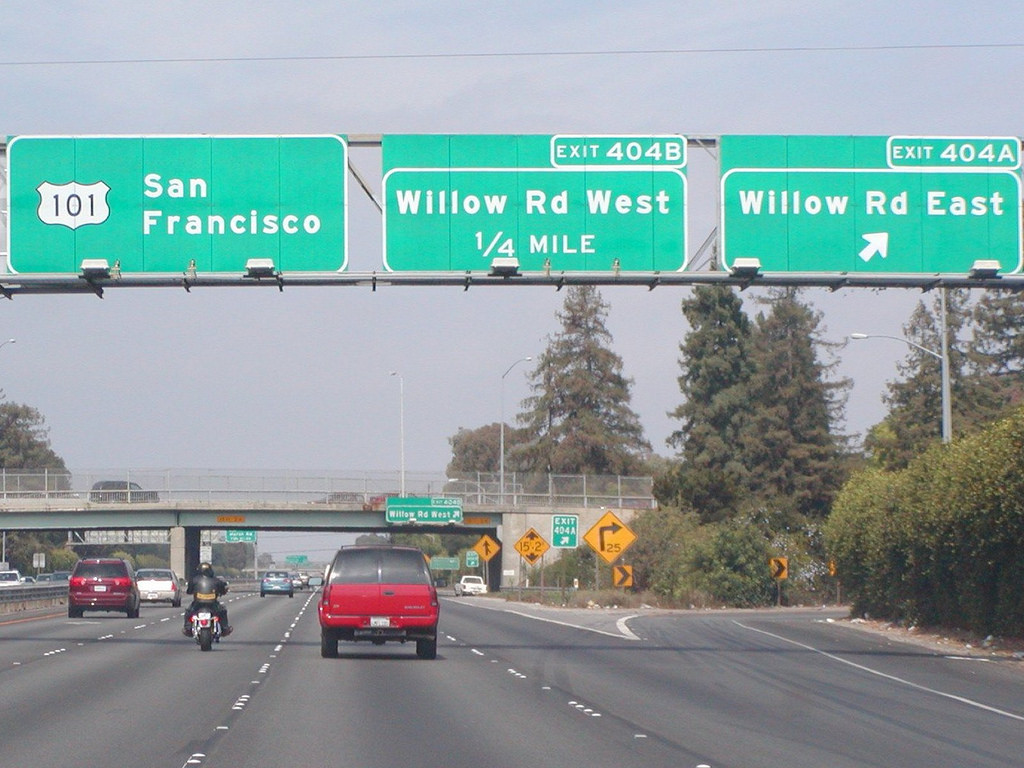
#> input picture Img_input2.jpg, 1024 x 768 px
$ jupyter execute --allow-errors 'Autonmous path recognition.ipynb'   (shell and % lines are left out)
#> lines starting #> are read from the running program, lines starting #| are printed output that depends on the picture; after the words box and inside, x2 and y2 are one past the last pixel; in counts of white or black regions, pixels touching at a corner belong together
[cell 1]
# Do all the relevant imports
import matplotlib.pyplot as plt
import matplotlib.image as mpimg
import numpy as np
import cv2

#reading in an image
image = mpimg.imread('Img_input2.jpg')
#> image is the input picture: shape (768, 1024, 3); mean R, G, B 137.5, 159.5, 159.3

#printing out some stats and plotting
print('This image is:', type(image), 'with dimensions:', image.shape)
#| This image is: <class 'numpy.ndarray'> with dimensions: (768, 1024, 3)
plt.imshow(image)
plt.show()

[cell 2]
# Read in the jpg image and convert to grayscale using CVT using 0,255 bytescale
image = mpimg.imread('Img_input2.jpg')
gray = cv2.cvtColor(image,cv2.COLOR_RGB2GRAY)
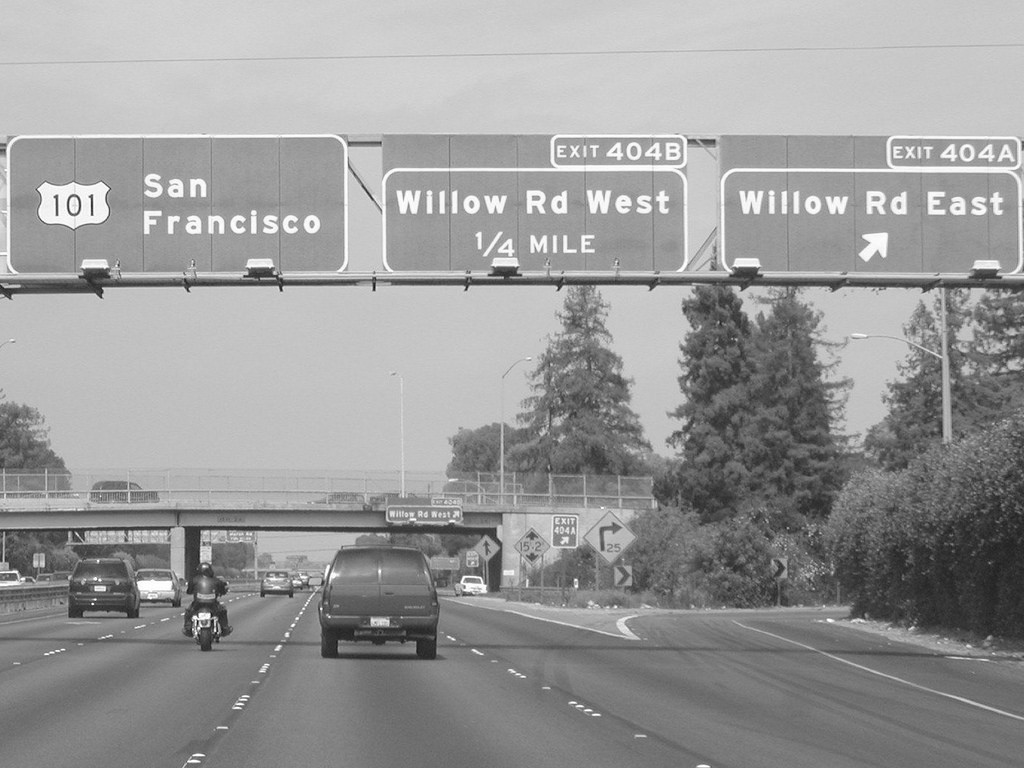
#> gray: shape (768, 1024); min 16, max 255, mean 152.9

# Define a kernel size for Gaussian smoothing / blurring with odd number 3,5,7,...
kernel_size = 5
blur_gray = cv2.GaussianBlur(gray,(kernel_size, kernel_size),0)

# calibrate parameters for Canny
low_threshold = 30
high_threshold = 120
edges = cv2.Canny(blur_gray, low_threshold, high_threshold)
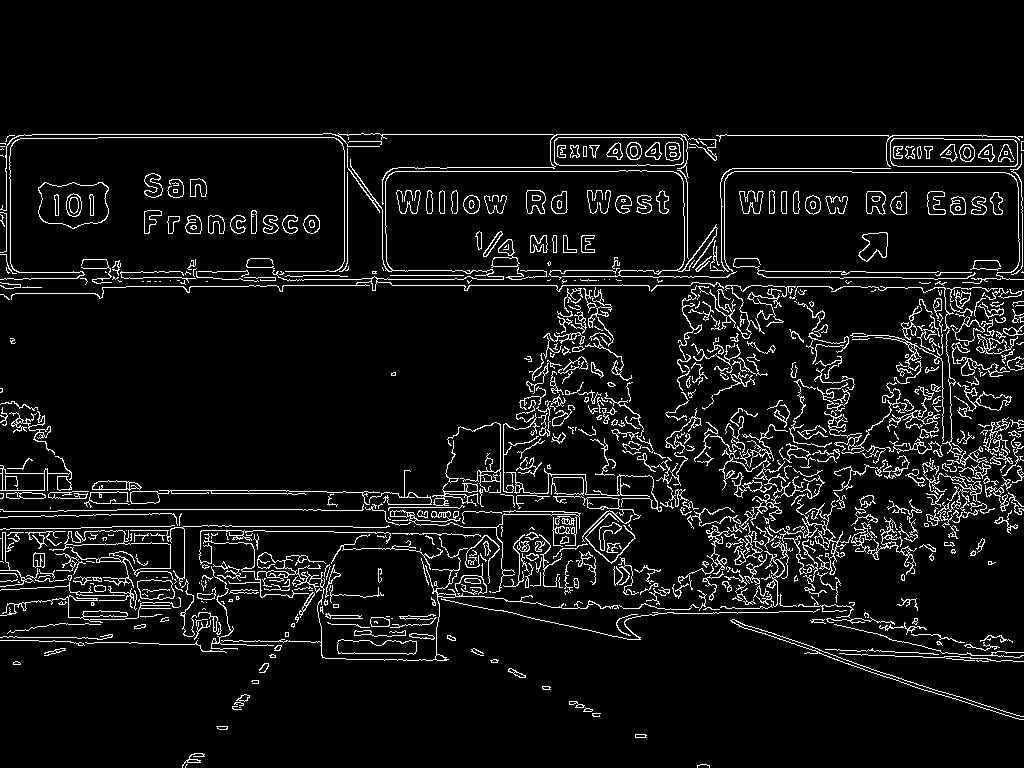
#> edges: shape (768, 1024); 6.8% white in thin lines or dots, all inside (x1, y1, x2, y2) = (0, 133, 1024, 768)

# Display the image, this canny image will create borderline for the image set
plt.imshow(edges, cmap='Greys_r')
plt.show()

$ run again, with Path_Right.jpg copied over Img_input2.jpg
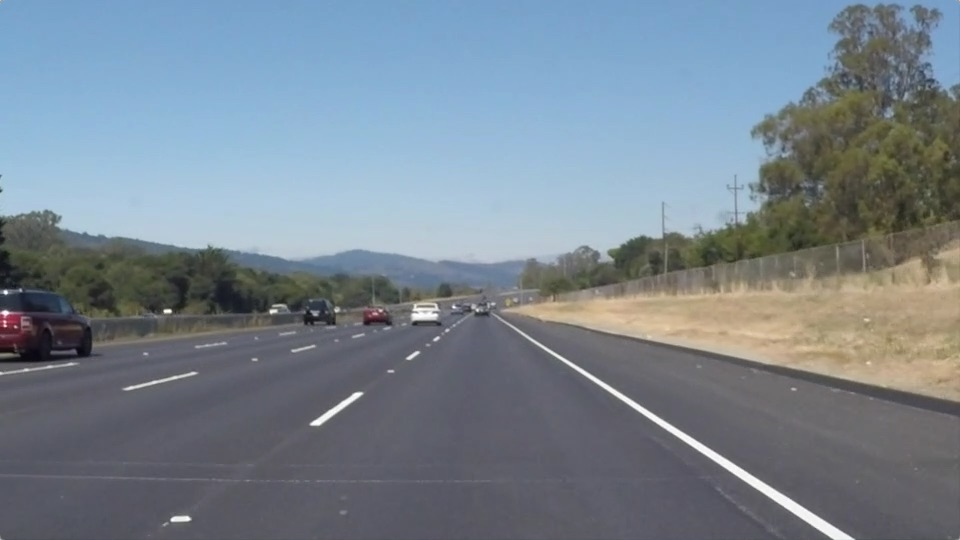
#> input picture Path_Right.jpg, 960 x 540 px
#> image is the input picture: shape (540, 960, 3); mean R, G, B 120.3, 132.6, 143.7
#| This image is: <class 'numpy.ndarray'> with dimensions: (540, 960, 3)
#> `gray = cv2.cvtColor(image,cv2.COLOR_RGB2GRAY)`:
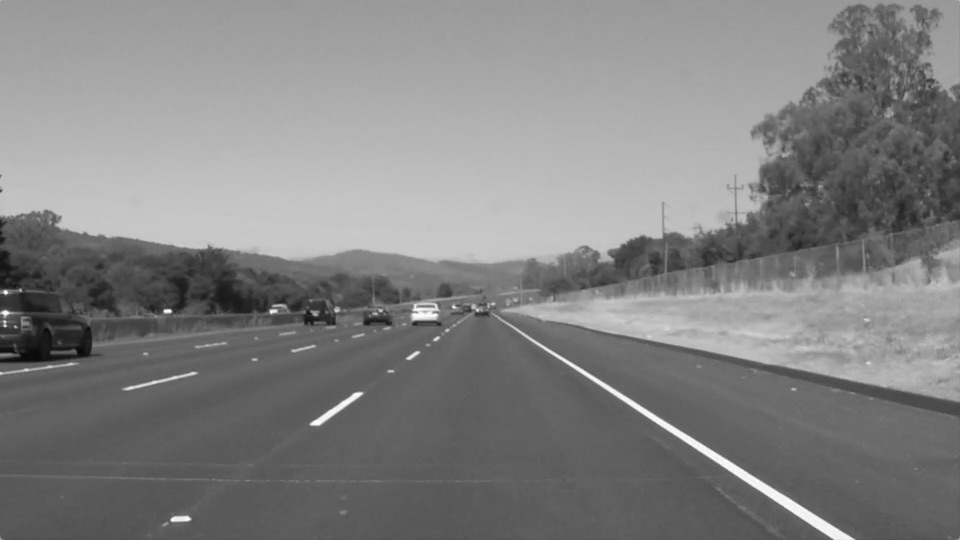
#> gray: shape (540, 960); min 8, max 255, mean 130.1
#> `edges = cv2.Canny(blur_gray, low_threshold, high_threshold)`:
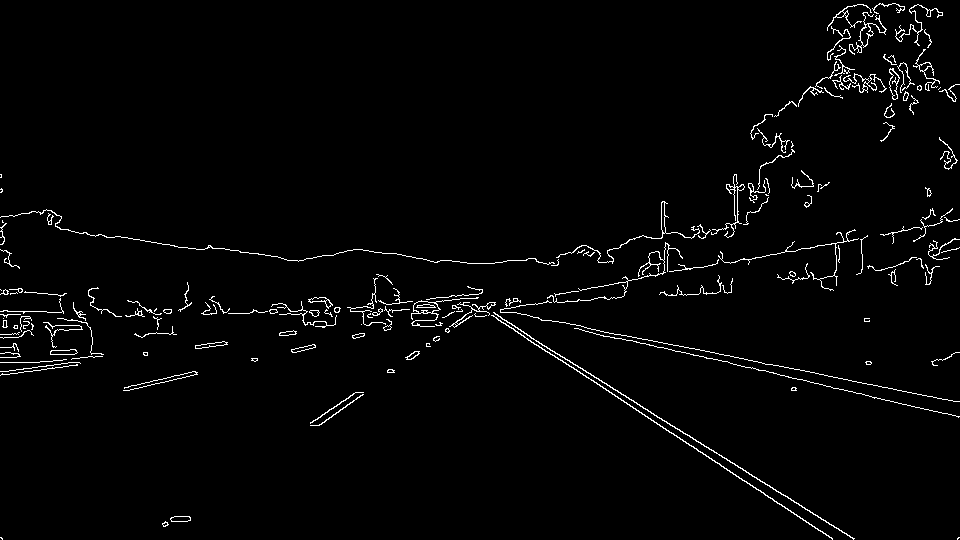
#> edges: shape (540, 960); 2.2% white in thin lines or dots
